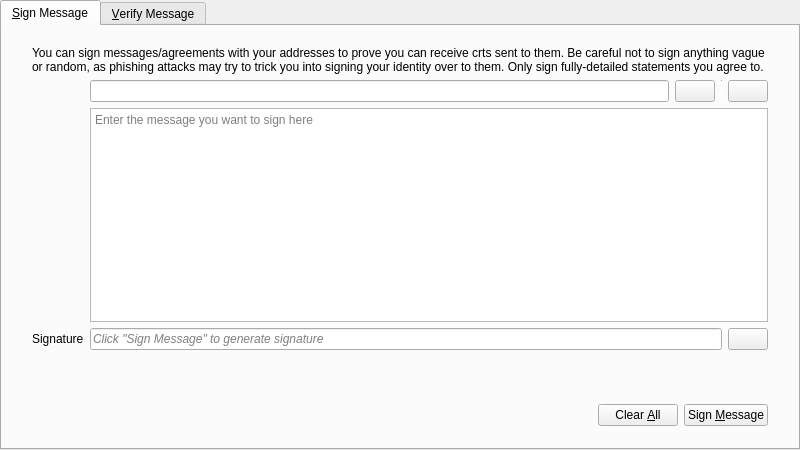
<?xml version="1.0" encoding="UTF-8"?>
<ui version="4.0">
 <class>SignVerifyMessageDialog</class>
 <widget class="QDialog" name="SignVerifyMessageDialog">
  <property name="geometry">
   <rect>
    <x>0</x>
    <y>0</y>
    <width>800</width>
    <height>450</height>
   </rect>
  </property>
  <property name="windowTitle">
   <string>Signatures - Sign / Verify a Message</string>
  </property>
  <property name="modal">
   <bool>true</bool>
  </property>
  <layout class="QVBoxLayout" name="verticalLayout">
   <property name="leftMargin">
    <number>0</number>
   </property>
   <property name="topMargin">
    <number>0</number>
   </property>
   <property name="rightMargin">
    <number>0</number>
   </property>
   <property name="bottomMargin">
    <number>0</number>
   </property>
   <item>
    <widget class="QTabWidget" name="tabWidget">
     <property name="currentIndex">
      <number>0</number>
     </property>
     <widget class="QWidget" name="tabSignMessage">
      <attribute name="title">
       <string>&amp;Sign Message</string>
      </attribute>
      <layout class="QVBoxLayout" name="verticalLayout_SM">
       <property name="leftMargin">
        <number>0</number>
       </property>
       <property name="topMargin">
        <number>0</number>
       </property>
       <property name="rightMargin">
        <number>0</number>
       </property>
       <property name="bottomMargin">
        <number>0</number>
       </property>
       <item>
        <layout class="QVBoxLayout" name="verticalLayout_3">
         <property name="leftMargin">
          <number>30</number>
         </property>
         <property name="topMargin">
          <number>20</number>
         </property>
         <property name="rightMargin">
          <number>30</number>
         </property>
         <property name="bottomMargin">
          <number>20</number>
         </property>
         <item>
          <layout class="QGridLayout" name="gridLayout">
           <item row="1" column="1">
            <layout class="QHBoxLayout" name="horizontalLayout_1_SM">
             <property name="spacing">
              <number>6</number>
             </property>
             <item>
              <widget class="QValidatedLineEdit" name="addressIn_SM">
               <property name="toolTip">
                <string>The Crowntium address to sign the message with</string>
               </property>
              </widget>
             </item>
             <item>
              <widget class="CrowntiumPushButton" name="addressBookButton_SM">
               <property name="toolTip">
                <string>Choose previously used address</string>
               </property>
               <property name="text">
                <string/>
               </property>
               <property name="icon">
                <iconset resource="../bitcoin.qrc">
                 <normaloff>:/icons/address-book</normaloff>:/icons/address-book</iconset>
               </property>
               <property name="shortcut">
                <string>Alt+A</string>
               </property>
               <property name="autoDefault">
                <bool>false</bool>
               </property>
              </widget>
             </item>
             <item>
              <widget class="Line" name="vLine">
               <property name="maximumSize">
                <size>
                 <width>1</width>
                 <height>22</height>
                </size>
               </property>
               <property name="orientation">
                <enum>Qt::Vertical</enum>
               </property>
              </widget>
             </item>
             <item>
              <widget class="CrowntiumPushButton" name="pasteButton_SM">
               <property name="toolTip">
                <string>Paste address from clipboard</string>
               </property>
               <property name="text">
                <string/>
               </property>
               <property name="icon">
                <iconset resource="../bitcoin.qrc">
                 <normaloff>:/icons/editpaste</normaloff>:/icons/editpaste</iconset>
               </property>
               <property name="shortcut">
                <string>Alt+P</string>
               </property>
               <property name="autoDefault">
                <bool>false</bool>
               </property>
              </widget>
             </item>
            </layout>
           </item>
           <item row="2" column="1">
            <widget class="QPlainTextEdit" name="messageIn_SM">
             <property name="toolTip">
              <string>Enter the message you want to sign here</string>
             </property>
             <property name="placeholderText">
              <string>Enter the message you want to sign here</string>
             </property>
            </widget>
           </item>
           <item row="3" column="1">
            <layout class="QHBoxLayout" name="horizontalLayout_2_SM">
             <property name="spacing">
              <number>6</number>
             </property>
             <item>
              <widget class="QLineEdit" name="signatureOut_SM">
               <property name="font">
                <font>
                 <italic>true</italic>
                </font>
               </property>
               <property name="readOnly">
                <bool>true</bool>
               </property>
               <property name="placeholderText">
                <string>Click &quot;Sign Message&quot; to generate signature</string>
               </property>
              </widget>
             </item>
             <item>
              <widget class="CrowntiumPushButton" name="copySignatureButton_SM">
               <property name="toolTip">
                <string>Copy the current signature to the system clipboard</string>
               </property>
               <property name="text">
                <string/>
               </property>
               <property name="icon">
                <iconset resource="../bitcoin.qrc">
                 <normaloff>:/icons/editcopy</normaloff>:/icons/editcopy</iconset>
               </property>
               <property name="autoDefault">
                <bool>false</bool>
               </property>
              </widget>
             </item>
            </layout>
           </item>
           <item row="3" column="0">
            <widget class="QLabel" name="signatureLabel_SM">
             <property name="text">
              <string>Signature</string>
             </property>
             <property name="textFormat">
              <enum>Qt::PlainText</enum>
             </property>
            </widget>
           </item>
           <item row="0" column="0" colspan="2">
            <widget class="QLabel" name="infoLabel_SM">
             <property name="text">
              <string>You can sign messages/agreements with your addresses to prove you can receive crts sent to them. Be careful not to sign anything vague or random, as phishing attacks may try to trick you into signing your identity over to them. Only sign fully-detailed statements you agree to.</string>
             </property>
             <property name="textFormat">
              <enum>Qt::PlainText</enum>
             </property>
             <property name="wordWrap">
              <bool>true</bool>
             </property>
            </widget>
           </item>
          </layout>
         </item>
        </layout>
       </item>
       <item>
        <widget class="QWidget" name="buttonsContainerWhite" native="true">
         <layout class="QHBoxLayout" name="horizontalLayout">
          <property name="leftMargin">
           <number>30</number>
          </property>
          <property name="topMargin">
           <number>15</number>
          </property>
          <property name="rightMargin">
           <number>30</number>
          </property>
          <item>
           <spacer name="horizontalSpacer_1_SM">
            <property name="orientation">
             <enum>Qt::Horizontal</enum>
            </property>
            <property name="sizeHint" stdset="0">
             <size>
              <width>40</width>
              <height>48</height>
             </size>
            </property>
           </spacer>
          </item>
          <item>
           <widget class="QLabel" name="statusLabel_SM">
            <property name="font">
             <font>
              <weight>75</weight>
              <bold>true</bold>
             </font>
            </property>
            <property name="text">
             <string/>
            </property>
            <property name="wordWrap">
             <bool>true</bool>
            </property>
           </widget>
          </item>
          <item>
           <spacer name="horizontalSpacer_2_SM">
            <property name="orientation">
             <enum>Qt::Horizontal</enum>
            </property>
            <property name="sizeHint" stdset="0">
             <size>
              <width>40</width>
              <height>48</height>
             </size>
            </property>
           </spacer>
          </item>
          <item>
           <widget class="CrowntiumPushButton" name="clearButton_SM">
            <property name="toolTip">
             <string>Reset all sign message fields</string>
            </property>
            <property name="text">
             <string>Clear &amp;All</string>
            </property>
            <property name="icon">
             <iconset resource="../bitcoin.qrc">
              <normaloff>:/icons/remove</normaloff>:/icons/remove</iconset>
            </property>
            <property name="autoDefault">
             <bool>false</bool>
            </property>
           </widget>
          </item>
          <item>
           <widget class="CrowntiumPushButton" name="signMessageButton_SM">
            <property name="toolTip">
             <string>Sign the message to prove you own this Crowntium address</string>
            </property>
            <property name="text">
             <string>Sign &amp;Message</string>
            </property>
            <property name="icon">
             <iconset resource="../bitcoin.qrc">
              <normaloff>:/icons/edit</normaloff>:/icons/edit</iconset>
            </property>
            <property name="autoDefault">
             <bool>false</bool>
            </property>
           </widget>
          </item>
         </layout>
        </widget>
       </item>
      </layout>
     </widget>
     <widget class="QWidget" name="tabVerifyMessage">
      <attribute name="title">
       <string>&amp;Verify Message</string>
      </attribute>
      <layout class="QVBoxLayout" name="verticalLayout_VM">
       <property name="leftMargin">
        <number>0</number>
       </property>
       <property name="topMargin">
        <number>0</number>
       </property>
       <property name="rightMargin">
        <number>0</number>
       </property>
       <property name="bottomMargin">
        <number>0</number>
       </property>
       <item>
        <layout class="QVBoxLayout" name="verticalLayout_2">
         <property name="leftMargin">
          <number>30</number>
         </property>
         <property name="topMargin">
          <number>20</number>
         </property>
         <property name="rightMargin">
          <number>30</number>
         </property>
         <property name="bottomMargin">
          <number>20</number>
         </property>
         <item>
          <widget class="QLabel" name="infoLabel_VM">
           <property name="text">
            <string>Enter the receiver's address, message (ensure you copy line breaks, spaces, tabs, etc. exactly) and signature below to verify the message. Be careful not to read more into the signature than what is in the signed message itself, to avoid being tricked by a man-in-the-middle attack. Note that this only proves the signing party receives with the address, it cannot prove sendership of any transaction!</string>
           </property>
           <property name="textFormat">
            <enum>Qt::PlainText</enum>
           </property>
           <property name="alignment">
            <set>Qt::AlignLeading|Qt::AlignLeft|Qt::AlignTop</set>
           </property>
           <property name="wordWrap">
            <bool>true</bool>
           </property>
          </widget>
         </item>
         <item>
          <layout class="QHBoxLayout" name="horizontalLayout_1_VM">
           <property name="spacing">
            <number>6</number>
           </property>
           <item>
            <widget class="QValidatedLineEdit" name="addressIn_VM">
             <property name="toolTip">
              <string>The Crowntium address the message was signed with</string>
             </property>
            </widget>
           </item>
           <item>
            <widget class="CrowntiumPushButton" name="addressBookButton_VM">
             <property name="toolTip">
              <string>Choose previously used address</string>
             </property>
             <property name="text">
              <string/>
             </property>
             <property name="icon">
              <iconset resource="../bitcoin.qrc">
               <normaloff>:/icons/address-book</normaloff>:/icons/address-book</iconset>
             </property>
             <property name="shortcut">
              <string>Alt+A</string>
             </property>
             <property name="autoDefault">
              <bool>false</bool>
             </property>
            </widget>
           </item>
          </layout>
         </item>
         <item>
          <widget class="QPlainTextEdit" name="messageIn_VM">
           <property name="toolTip">
            <string>The signed message to verify</string>
           </property>
           <property name="placeholderText">
            <string>The signed message to verify</string>
           </property>
          </widget>
         </item>
         <item>
          <widget class="QValidatedLineEdit" name="signatureIn_VM">
           <property name="toolTip">
            <string>The signature given when the message was signed</string>
           </property>
           <property name="placeholderText">
            <string>The signature given when the message was signed</string>
           </property>
          </widget>
         </item>
        </layout>
       </item>
       <item>
        <widget class="QWidget" name="buttonsContainerWhite_" native="true">
         <layout class="QHBoxLayout" name="horizontalLayout_2">
          <property name="leftMargin">
           <number>30</number>
          </property>
          <property name="topMargin">
           <number>15</number>
          </property>
          <property name="rightMargin">
           <number>30</number>
          </property>
          <item>
           <spacer name="horizontalSpacer_1_VM">
            <property name="orientation">
             <enum>Qt::Horizontal</enum>
            </property>
            <property name="sizeHint" stdset="0">
             <size>
              <width>40</width>
              <height>48</height>
             </size>
            </property>
           </spacer>
          </item>
          <item>
           <widget class="QLabel" name="statusLabel_VM">
            <property name="font">
             <font>
              <weight>75</weight>
              <bold>true</bold>
             </font>
            </property>
            <property name="text">
             <string/>
            </property>
            <property name="wordWrap">
             <bool>true</bool>
            </property>
           </widget>
          </item>
          <item>
           <spacer name="horizontalSpacer_2_VM">
            <property name="orientation">
             <enum>Qt::Horizontal</enum>
            </property>
            <property name="sizeHint" stdset="0">
             <size>
              <width>40</width>
              <height>48</height>
             </size>
            </property>
           </spacer>
          </item>
          <item>
           <widget class="CrowntiumPushButton" name="clearButton_VM">
            <property name="toolTip">
             <string>Reset all verify message fields</string>
            </property>
            <property name="text">
             <string>Clear &amp;All</string>
            </property>
            <property name="icon">
             <iconset resource="../bitcoin.qrc">
              <normaloff>:/icons/remove</normaloff>:/icons/remove</iconset>
            </property>
            <property name="autoDefault">
             <bool>false</bool>
            </property>
           </widget>
          </item>
          <item>
           <widget class="CrowntiumPushButton" name="verifyMessageButton_VM">
            <property name="toolTip">
             <string>Verify the message to ensure it was signed with the specified Crowntium address</string>
            </property>
            <property name="text">
             <string>Verify &amp;Message</string>
            </property>
            <property name="icon">
             <iconset resource="../bitcoin.qrc">
              <normaloff>:/icons/transaction_0</normaloff>:/icons/transaction_0</iconset>
            </property>
            <property name="autoDefault">
             <bool>false</bool>
            </property>
           </widget>
          </item>
         </layout>
        </widget>
       </item>
      </layout>
     </widget>
    </widget>
   </item>
  </layout>
 </widget>
 <customwidgets>
  <customwidget>
   <class>QValidatedLineEdit</class>
   <extends>QLineEdit</extends>
   <header>qt/qvalidatedlineedit.h</header>
  </customwidget>
  <customwidget>
   <class>CrowntiumPushButton</class>
   <extends>QPushButton</extends>
   <header>qt/crtpushbutton.h</header>
  </customwidget>
 </customwidgets>
 <resources>
  <include location="../bitcoin.qrc"/>
 </resources>
 <connections/>
</ui>
